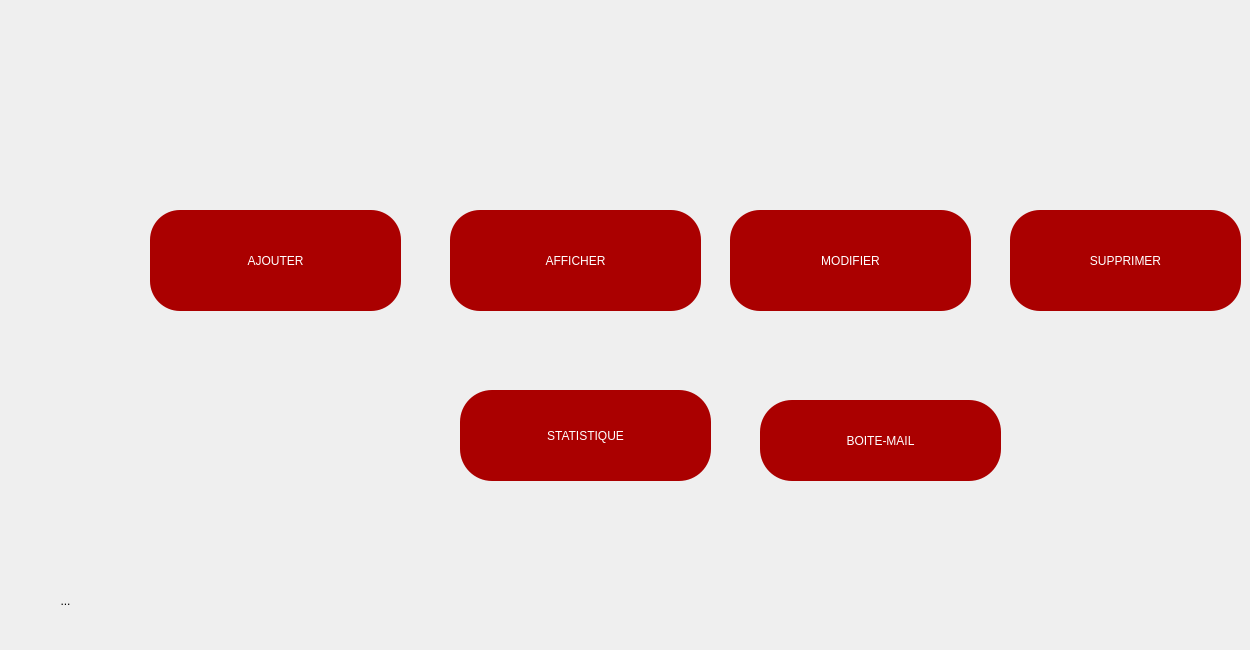
   <widget class="QWidget" name="fournisseur">
    <widget class="QToolButton" name="toolButton_AF">
     <property name="geometry">
      <rect>
       <x>150</x>
       <y>210</y>
       <width>251</width>
       <height>101</height>
      </rect>
     </property>
     <property name="styleSheet">
      <string notr="true">color: rgb(255, 255, 255);
border-radius: 30px;
background-color: rgb(170, 0, 0);
font: 20pt &quot;MV Boli&quot;;
</string>
     </property>
     <property name="text">
      <string>AJOUTER</string>
     </property>
    </widget>
    <widget class="QToolButton" name="toolButton_AFF">
     <property name="geometry">
      <rect>
       <x>450</x>
       <y>210</y>
       <width>251</width>
       <height>101</height>
      </rect>
     </property>
     <property name="styleSheet">
      <string notr="true">color: rgb(255, 255, 255);
border-radius: 30px;
background-color: rgb(170, 0, 0);
font: 20pt &quot;MV Boli&quot;;
</string>
     </property>
     <property name="text">
      <string>AFFICHER</string>
     </property>
    </widget>
    <widget class="QToolButton" name="toolButton_MF">
     <property name="geometry">
      <rect>
       <x>730</x>
       <y>210</y>
       <width>241</width>
       <height>101</height>
      </rect>
     </property>
     <property name="styleSheet">
      <string notr="true">color: rgb(255, 255, 255);
border-radius: 30px;
background-color: rgb(170, 0, 0);
font: 20pt &quot;MV Boli&quot;;
</string>
     </property>
     <property name="text">
      <string>MODIFIER</string>
     </property>
    </widget>
    <widget class="QToolButton" name="toolButton_SF">
     <property name="geometry">
      <rect>
       <x>1010</x>
       <y>210</y>
       <width>231</width>
       <height>101</height>
      </rect>
     </property>
     <property name="styleSheet">
      <string notr="true">color: rgb(255, 255, 255);
border-radius: 30px;
background-color: rgb(170, 0, 0);
font: 20pt &quot;MV Boli&quot;;
</string>
     </property>
     <property name="text">
      <string>SUPPRIMER</string>
     </property>
    </widget>
    <widget class="QToolButton" name="toolButton_4">
     <property name="geometry">
      <rect>
       <x>20</x>
       <y>560</y>
       <width>91</width>
       <height>81</height>
      </rect>
     </property>
     <property name="text">
      <string>...</string>
     </property>
     <property name="icon">
      <iconset>
       <normaloff>:/img/rs/retour.png</normaloff>:/img/rs/retour.png</iconset>
     </property>
     <property name="iconSize">
      <size>
       <width>65</width>
       <height>65</height>
      </size>
     </property>
     <property name="autoRaise">
      <bool>true</bool>
     </property>
    </widget>
    <widget class="QToolButton" name="toolButton_6">
     <property name="geometry">
      <rect>
       <x>460</x>
       <y>390</y>
       <width>251</width>
       <height>91</height>
      </rect>
     </property>
     <property name="styleSheet">
      <string notr="true">color: rgb(255, 255, 255);
border-radius: 32px;
background-color: rgb(170, 0, 0);
font: 20pt &quot;MV Boli&quot;;
</string>
     </property>
     <property name="text">
      <string>STATISTIQUE</string>
     </property>
    </widget>
    <widget class="QToolButton" name="toolButton_9">
     <property name="geometry">
      <rect>
       <x>760</x>
       <y>400</y>
       <width>241</width>
       <height>81</height>
      </rect>
     </property>
     <property name="styleSheet">
      <string notr="true">color: rgb(255, 255, 255);
border-radius: 32px;
background-color: rgb(170, 0, 0);
font: 20pt &quot;MV Boli&quot;;
</string>
     </property>
     <property name="text">
      <string>BOITE-MAIL</string>
     </property>
    </widget>
   </widget>
